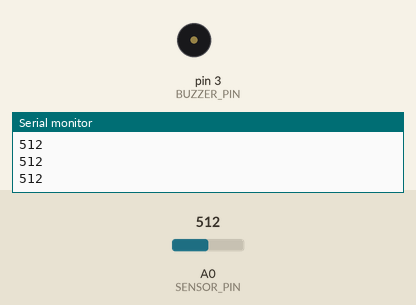
Recording of a sketch running on a simulated Arduino Uno, built with avr-gcc and run on an emulated ATmega328P. Parts: buzzer (waves = sounding), the last lines printed to the serial monitor. The test bench sets the inputs (shaded band); at power-on: A0 (SENSOR_PIN) = 512.

Above: at 1.2 s.
1.3 s: A0 (SENSOR_PIN) set to 687
2.8 s: A0 (SENSOR_PIN) set to 718
At 2.95 s:
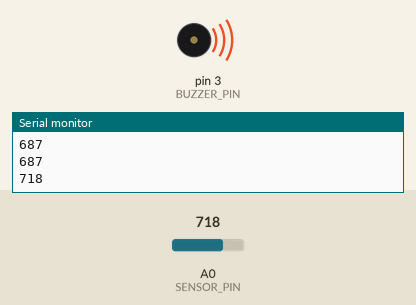
Timing chart, 0 to 11.8 s (numbered marks = the images above; inputs shaded):
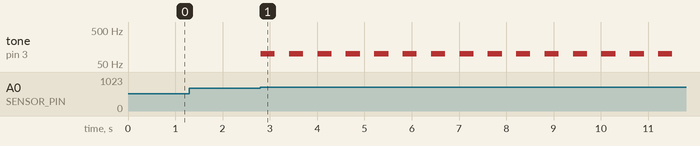

Measured:
- the behaviour switches between 700 and 701 on A0 (SENSOR_PIN) (found by bisection; images 0 and 1)
- after the input at 2.8 s, tone on pin 3 (BUZZER_PIN): alternates 100 Hz for 0.30 s and silent for 0.30 s, starting at once

The sketch:

cam_bien_do_line_va_buzzer.ino
```cpp
#include <Arduino.h>

#define SENSOR_PIN A0  // Chân OUT của TCRT5000 vào A0
#define BUZZER_PIN 3   // Chân điều khiển buzzer

void setup()
{
  pinMode(BUZZER_PIN, OUTPUT);
  Serial.begin(9600);
}

void loop()
{
  int sensorValue = analogRead(SENSOR_PIN);  // Đọc giá trị cảm biến (0 - 1023)
  Serial.println(sensorValue);               // In giá trị ra Serial Monitor

  if (sensorValue >700 ) {  // Nếu phát hiện vạch đen
    tone(BUZZER_PIN, 100);  // Bật buzzer với tần số 1000Hz
    delay(300);  // Bíp trong 300ms
    noTone(BUZZER_PIN);  // Tắt buzzer
    delay(300);  // Nghỉ 300ms
  } else {
    noTone(BUZZER_PIN);  // Tắt buzzer hoàn toàn nếu không có vạch đen
  }
}
```
